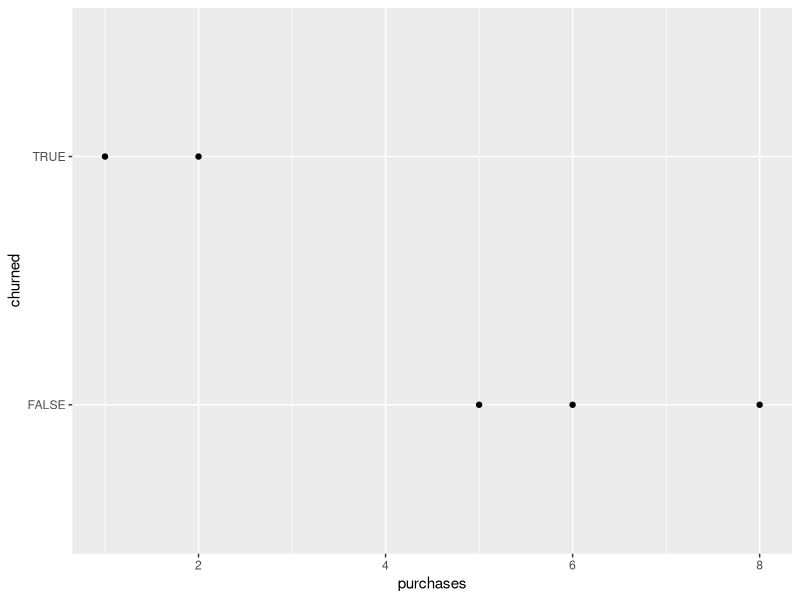

Source code (R):
countries <- c("NL", "DE", "FR")

for (c in countries) {
  print(paste("Running churn model for", c))
}

budget <- 10000

while (budget > 0) {
  print(paste("Remaining budget:", budget))
  budget <- budget - 2000
}

campaigns <- list("SpringPromo", "SummerBlast", "WinterSale")

lapply(campaigns, nchar)
# Returns: list(11, 11, 10)
# Double brackets [[ ]] give one element
lapply(campaigns, nchar)[[1]]

# Single brackets [ ] return a sublist
lapply(campaigns, nchar)[1]
sapply(campaigns, nchar)
# Returns: c(11, 11, 10)

# Define the function
calc_discount <- function(price, discount_rate = 0.10) {
  discounted_price <- price * (1 - discount_rate)
  return(discounted_price)
}
# Call the function
calc_discount(100)      # uses default 10% discount
calc_discount(100, 0.2) # override default

customer_summary <- function(name, purchases, spend) {
  avg_spend <- spend / purchases
  return(list(
    customer = name,
    avg_spend = avg_spend
  ))
}

customer_summary("Alice", 5, 200)
# Install once (downloads the package from CRAN)
install.packages("ggplot2")

# Load it every time you need it
library(ggplot2)
# Example: plot purchases vs churn
customers <- data.frame(
  purchases = c(2, 5, 8, 1, 6),
  churned = c(TRUE, FALSE, FALSE, TRUE, FALSE)
)

ggplot(customers, aes(x = purchases, y = churned)) +
  geom_point()
install.packages("tidyverse")
library(tidyverse)

# Example: calculate churn rate by number of purchases
customers %>%
  group_by(purchases) %>%
  summarise(churn_rate = mean(churned))
 
